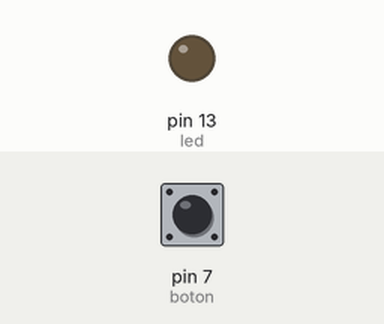
Bench run of a sketch on a simulated Arduino Uno, built with avr-gcc and run on an emulated ATmega328P. On the bench: output pins drawn as LEDs (lit = HIGH). The test bench sets the inputs (shaded band); at power-on: pin 7 (boton) LOW.

Above: at 1.2 s.
1.3 s: pin 7 (boton) pulled HIGH for 0.15 s
At 1.37 s:
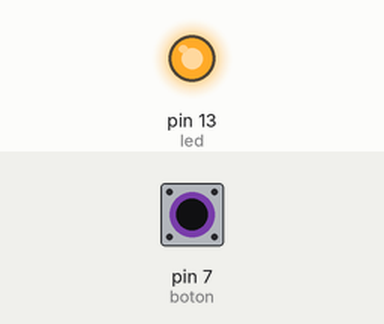
2.9 s: pin 7 (boton) pulled HIGH for 3.2 s
At 6.8 s:
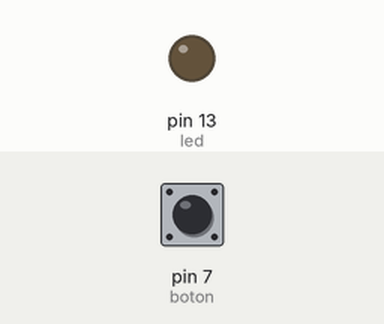
Timing chart, 0 to 8.3 s (numbered marks = the images above; inputs shaded):
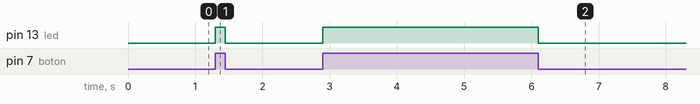

The sketch:

ejemplo_1.ino
```cpp
int led = 13;
int boton = 7;
int valor =0;
void setup()
{
    pinMode(led, OUTPUT);
    pinMode(boton,INPUT);
}
void loop()
{
     valor=digitalRead(boton);
     digitalWrite(led,valor);
     }
```

Measured:
- after the input at 1.3 s, pin 13 (led): LOW → HIGH at once, → LOW 0.15 s later
- after the input at 2.9 s, pin 13 (led): LOW → HIGH at once, → LOW 3.2 s later
